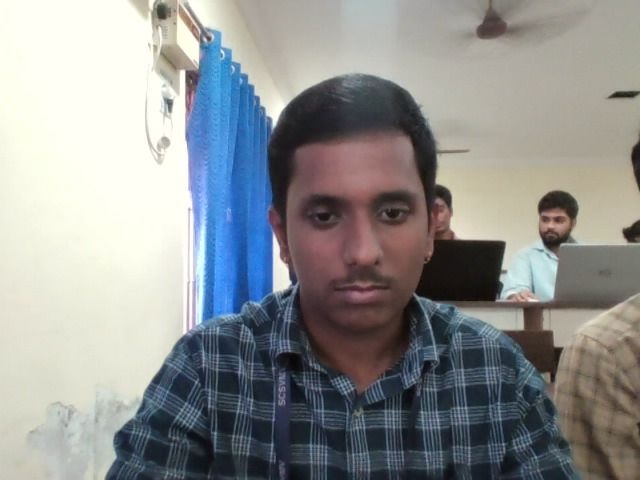
#> input picture faces/Ravi/1.jpg, 640 x 480 px; its folder holds only this picture in this run
$ python -i recognition_logic.py   (imports and definitions only)
#> lines starting #> are read from the running program, lines starting #| are printed output that depends on the picture
#> further down, picture is the input picture: shape (480, 640, 3); mean B, G, R 145.5, 145.6, 143.8
### settings.py
"""
settings.py
Site-wide, admin-editable configuration (the "fully customisable" layer).

Everything here is safe to tweak at runtime from the Settings page without
touching code: brand name, accent colors, shift length, recognition
strictness, the Vault passcode, and default sound preference.
"""

import json
import os

CONFIG_FILE = "config.json"

DEFAULTS = {
    "brand_name": "FaceID",
    "theme_color_start": "#5B63F4",
    "theme_color_end": "#9168FF",
    "shift_hours": 8,
    "recognition_threshold": 100,
    "vault_passcode": "vault",
    "sound_enabled_default": True,
}


def load_config():
    if not os.path.exists(CONFIG_FILE):
        save_config(DEFAULTS)
        return dict(DEFAULTS)
    try:
        with open(CONFIG_FILE, "r") as f:
            data = json.load(f)
        merged = dict(DEFAULTS)
        merged.update(data or {})
        return merged
    except (json.JSONDecodeError, ValueError):
        save_config(DEFAULTS)
        return dict(DEFAULTS)


def save_config(config):
    with open(CONFIG_FILE, "w") as f:
        json.dump(config, f, indent=4)


# [5 lines left out: function update_config, not called in this run]

### recognition_logic.py
import os
import cv2
import json
import csv
import shutil
import numpy as np
from datetime import datetime, timedelta

from settings import load_config

FACES_DIR = "faces"
USERS_FILE = "users.json"
ATTENDANCE_FILE = "attendance.csv"
TRAINER_FILE = "trainer.yml"

class AttendanceSystem:
    def __init__(self):
        self.users = {}
        self.label_to_name = {}
        self.config = load_config()

        # Ensure directories and files exist
        if not os.path.exists(FACES_DIR):
            os.makedirs(FACES_DIR)

        if not os.path.exists(USERS_FILE):
            with open(USERS_FILE, 'w') as f:
                json.dump({}, f)

        if not os.path.exists(ATTENDANCE_FILE):
            with open(ATTENDANCE_FILE, 'w', newline='') as f:
                writer = csv.writer(f)
                writer.writerow(["Name", "Time", "Date", "Period", "Status"])

        # Initialize Haar Cascade for face detection
        cascade_path = cv2.data.haarcascades + 'haarcascade_frontalface_default.xml'
        self.face_cascade = cv2.CascadeClassifier(cascade_path)

        # Initialize LBPH Recognizer
        try:
            # radius=1, neighbors=8, grid_x=8, grid_y=8, threshold=100.0
            self.recognizer = cv2.face.LBPHFaceRecognizer_create()
        except AttributeError:
            print("Error: opencv-contrib-python not found. Falling back to mock.")
            self.recognizer = None

        self.load_users()
        self.load_faces()

    def load_users(self):
        with open(USERS_FILE, 'r') as f:
#> (reads users.json from the repository)
            try:
                self.users = json.load(f)
            except json.JSONDecodeError:
                self.users = {}

    def save_users(self):
        with open(USERS_FILE, 'w') as f:
            json.dump(self.users, f, indent=4)

    def prepare_face_roi(self, gray_roi):
        """Standardize face ROI for training and prediction."""
        # 1. Resize to a consistent resolution (e.g., 200x200)
        resized = cv2.resize(gray_roi, (200, 200), interpolation=cv2.INTER_LANCZOS4)
        # 2. Histogram Equalization to normalize lighting
        equalized = cv2.equalizeHist(resized)
        return equalized

    # [45 lines left out: function train_model, not called in this run]

    def load_faces(self):
        if not self.recognizer:
            return

        if os.path.exists(TRAINER_FILE) and os.path.getsize(TRAINER_FILE) > 0:
            try:
                self.recognizer.read(TRAINER_FILE)
                # Re-build label mapping from directory structure
                current_id = 0
                for username in sorted(os.listdir(FACES_DIR)):
                    user_path = os.path.join(FACES_DIR, username)
                    if os.path.isdir(user_path):
                        current_id += 1
                        self.label_to_name[current_id] = username
                print(f"[LBPH] Model loaded with {len(self.label_to_name)} identities.")
            except Exception as e:
                print(f"[LBPH] Model load failed: {e}. Attempting recovery...")
                self.train_model()
        else:
            self.train_model()

    def reload_config(self):
        """Pick up changes saved from the Settings page without a restart."""
        self.config = load_config()

    # [48 lines left out: functions get_period, log_attendance, not called in this run]

    def process_frame(self, frame):
        # Resize frame for detection performance
        small_frame = cv2.resize(frame, (0, 0), fx=0.25, fy=0.25)
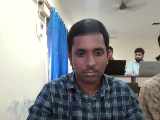
#> small_frame: shape (120, 160, 3); mean B, G, R 145.6, 145.7, 143.9
        gray = cv2.cvtColor(small_frame, cv2.COLOR_BGR2GRAY)
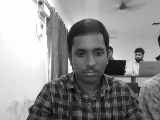
#> gray: shape (120, 160); min 8, max 254, mean 145.2

        faces = self.face_cascade.detectMultiScale(gray, scaleFactor=1.1, minNeighbors=5, minSize=(30, 30))
#> faces = [[66, 35, 49, 49]]

        face_locations = []
        recognized_names = []

        for (x, y, w, h) in faces:
            # Scale back to original (not really needed for ROI, but for box coordinates)
            top, right, bottom, left = y, x + w, y + h, x
            face_locations.append((top, right, bottom, left))

            name = "Unknown"
            if self.recognizer and len(self.label_to_name) > 0:
                roi_gray = gray[y:y+h, x:x+w]
                # Apply same optimization (Resize + Histogram Equalize)
                processed_roi = self.prepare_face_roi(roi_gray)

                label_id, confidence = self.recognizer.predict(processed_roi)

                # LBPH: Lower distance (confidence) means better match.
                # Threshold is admin-configurable from Settings (default 100).
                threshold = float(self.config.get("recognition_threshold", 100))
                if confidence < threshold:
                    name = self.label_to_name.get(label_id, "Unknown")
                    print(f"[LBPH] MATCH: {name} (Distance: {confidence:.2f})")
                else:
                    print(f"[LBPH] UNKNOWN (Closest: {self.label_to_name.get(label_id, 'None')} @ Distance: {confidence:.2f})")

            recognized_names.append(name)
#> this loop made 1 pass
#> (x, y, w, h, top, right, bottom, left) on pass 1: (66, 35, 49, 49, 35, 115, 84, 66)
#| [LBPH] MATCH: Ravi (Distance: 42.21)
#> pass 1, in process_frame, `roi_gray = gray[y:y+h, x:x+w]`:
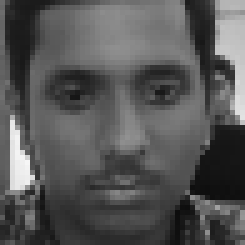
#> roi_gray: shape (49, 49) (shown 5 times larger); min 13, max 246, mean 85.8
#> pass 1, in prepare_face_roi, `resized = cv2.resize(gray_roi, (200, 200), interpolation=cv2.INTER_LAN..`:
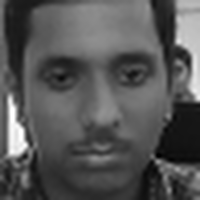
#> resized: shape (200, 200); min 0, max 255, mean 85.8
#> pass 1, in prepare_face_roi, `equalized = cv2.equalizeHist(resized)`:
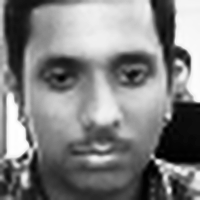
#> equalized: shape (200, 200); min 0, max 255, mean 128.4
#> after the loop, face_locations = [(35, 115, 84, 66)]; recognized_names = ['Ravi']

        return face_locations, recognized_names

    # ------------------------------------------------------------ management

    # [77 lines left out: functions delete_user, list_registered_users_names, list_registered_users, _read_attendance_rows, get_user_history, get_daily_trend and 1 more, not called in this run]

>>> import cv2
>>> picture = cv2.imread('faces/Ravi/1.jpg')
>>> result = AttendanceSystem().process_frame(picture)
#> result = ([(35, 115, 84, 66)], ['Ravi'])
